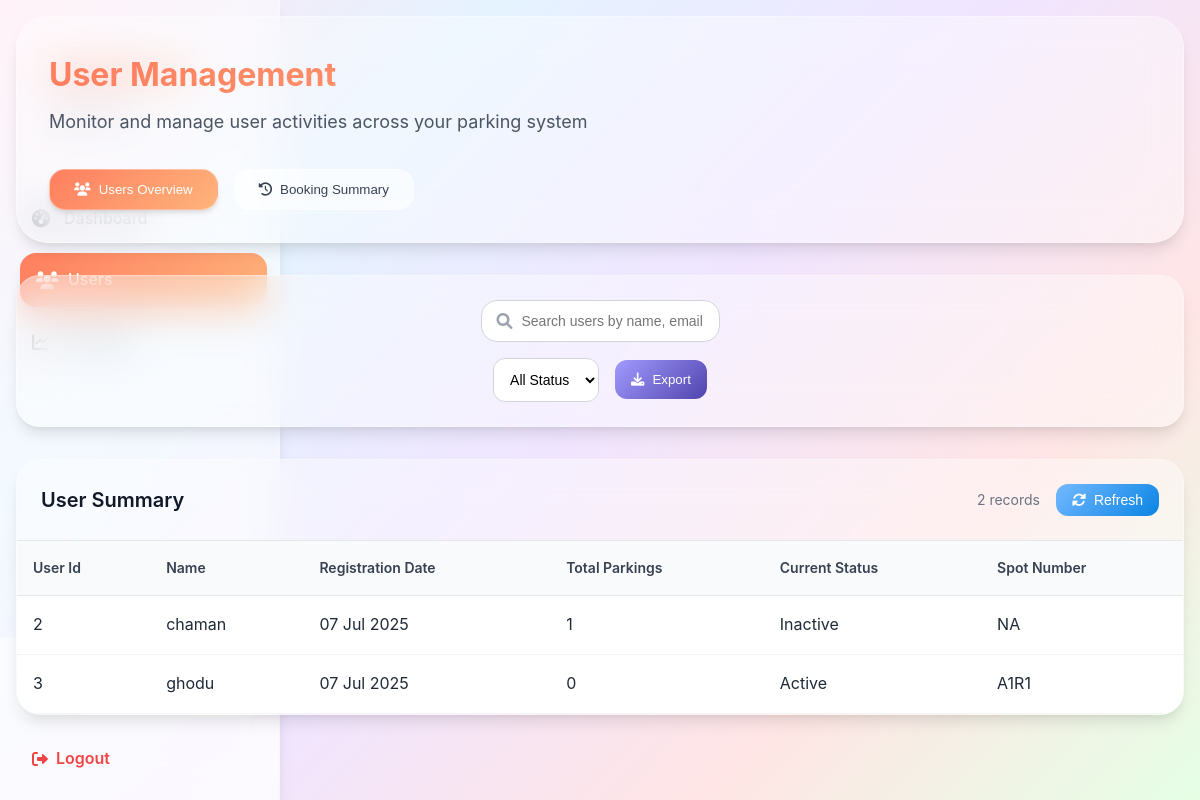
/users_summery (signed in), run on the app's committed database.
### models/user.py (models this page shows, shortened)
class User(db.Model):
    __tablename__ = 'users'
    id=db.Column(db.Integer,primary_key=True)
    username=db.Column(db.String(80),unique=True,nullable=False)
    password_hash=db.Column(db.String(128),nullable=False)
    full_name=db.Column(db.String(80),nullable=True)
    is_admin=db.Column(db.Boolean,default=False)
    wallet_balance=db.Column(db.Float,default=0.00)
    total_parkings=db.Column(db.Integer,default=0)
    registration_date=db.Column(db.DateTime,default=db.func.current_timestamp())

### models/booking.py (models this page shows)
class Booking(db.Model):
    __tablename__ = 'bookings'
    id = db.Column(db.Integer , primary_key=True)
    user_id = db.Column(db.Integer , db.ForeignKey('users.id') ,nullable=False)
    vehicle_id = db.Column(db.Integer ,db.ForeignKey('vehicles.id') , nullable=False )
    lot_id = db.Column(db.Integer , db.ForeignKey('parking_lots.id') , nullable=False)
    spot_id = db.Column(db.Integer , db.ForeignKey('parking_spots.id') , nullable=False)
    duration = db.Column(db.Integer , default=1)
    date = db.Column(db.Date, default=datetime.utcnow().date)
    start_time = db.Column(db.DateTime , nullable=False)
    amount = db.Column(db.Float , default=0.0)
    booking_id = db.Column(db.String(50), unique=True, nullable=False)

### models/parking_spot.py (models this page shows, shortened)
class ParkingSpot(db.Model):
    __tablename__ = 'parking_spots'
    id=db.Column(db.Integer, primary_key=True)
    lot_id=db.Column(db.Integer, db.ForeignKey('parking_lots.id'), nullable=False)
    spot_number=db.Column(db.String(50), nullable=False)
    is_ev_spot=db.Column(db.Boolean, default=False)
    status=db.Column(db.String(50), default='available')

### routes/admin.py (the view)
@admin_bp.route('/users_summery')
@login_required
@admin_required
def users_summery():
    user=User.query.get(session.get('user_id'))
    users= User.query.all()
    history= History.query.all()
    bookings=Booking.query.all()
    spots=ParkingSpot.query.all()
    lots=ParkingLot.query.all()
    return render_template('users_summery.html',users=users,history=history,bookings=bookings,spots=spots,user=user,lots=lots)

### Templates/users_summery.html (shortened to what this page needs)
{% extends "base.html" %}
{% block style %}
<link rel="stylesheet" href="{{url_for('static',filename='css/base.css')}}">
<link rel="stylesheet" href="{{url_for('static',filename='css/user_summery.css')}}">
<link rel="stylesheet" href="https://cdnjs.cloudflare.com/ajax/libs/font-awesome/6.0.0/css/all.min.css">
{% endblock %}
{% block content %}
{% include "admin_sidebar.html" %}
<div class="content">
    <div class="page-header bg">
        <div class="header-content">
            <h1>User Management</h1>
            <p>Monitor and manage user activities across your parking system</p>
        </div>
        <div class="tab-navigation">
            <button class="tab-btn active" id="users-tab" onclick="document.querySelector('.booking').style.display='none';
            document.querySelector('.users').style.display='block';
            document.querySelector('#booking-tab').classList.remove('active');
            document.querySelector('#users-tab').classList.add('active');">
                <i class="fas fa-users"></i>
                <span>Users Overview</span>
            </button>
            <button class="tab-btn" id="booking-tab" onclick="document.querySelector('.booking').style.display='block';
            document.querySelector('.users').style.display='none';
            document.querySelector('#booking-tab').classList.add('active');
            document.querySelector('#users-tab').classList.remove('active');">
                <i class="fas fa-history"></i>
                <span>Booking Summary</span>
            </button>
        </div>
    </div>
    <div class="users  ">
        <div class="search-section">
            <div class="search-container">
                <div class="search-box">
                    <i class="fas fa-search"></i>
                    <input type="text" id="userSearch" placeholder="Search users by name, email, or ID...">
                </div>
                <div class="filter-controls">
                    <select id="statusFilter" >
                        <option value="">All Status</option>
                    </select>
                    <button class="export-btn">
                        <i class="fas fa-download"></i>
                        Export
                    </button>
                </div>
            </div>
        </div>
        <div class="table-container">
            <div class="table-header">
                <h3>User Summary</h3>
                <div class="table-actions">
                    <span class="record-count">{{ users|length -1 }} records</span>
                    <button class="refresh-btn" onclick="location.reload()">
                        <i class="fas fa-sync-alt"></i>
                        Refresh
                    </button>
                </div>
            </div>
            <div class="table-wrapper">
                <table class="table">
                    <thead>
                        <tr>
                            <th>User Id</th>
                            <th>Name</th>
                            <th>Registration Date</th>
                            <th>Total Parkings</th>
                            <th>Current Status</th>
                            <th>Spot Number</th>
                        </tr>
                    </thead>
                    <tbody>
                        {% for user in users %}
                            {% if not user.is_admin %}
                                <tr class="row">
                                    <td>{{user.id}}</td>
                                    <td>{{ user.full_name }}</td>
                                    <td>{{ user.registration_date.strftime("%d %b %Y")}}</td>
                                    <td>{{ user.total_parkings  }}</td>
                                    {%for booking in bookings %}
                                        {% if booking.user_id == user.id %}
                                            <td>Active</td>
                                            {%for spot in spots%}
                                                {% if spot.id == booking.spot_id %}
                                                <td>{{spot.spot_number}}</td>
                                                {%endif%}
                                            {%endfor%}
                                        {% else %}
                                            <td>Inactive</td>
                                            <td>NA</td>
                                        {%endif%}
                                    {%endfor%}
                                </tr>
                            {% endif %}
                        {% endfor %}
                    </tbody>
                </table>
            </div>
        </div>
    </div>
</div>
{% endblock %}

### Static/css/base.css (style rules this page uses)
:root { --main-gradient: linear-gradient(135deg, #ff7e5f 0%, #feb47b 100%); --gradient-blue: linear-gradient(135deg, #74b9ff 0%, #0984e3 100%); --gradient-purple: linear-gradient(135deg, #a29bfe 0%, #5044ad 100%); --gradient-pink: linear-gradient(135deg, #fd79a8 0%, #ff47fc 100%); --gradient-green: linear-gradient(135deg, #00b894 0%, #55efc4 100%); --gradient-orange: linear-gradient(135deg, #e17055 0%, #fdcb6e 100%); --gradient-red: linear-gradient(135deg, #e17055 0%, #ff1100 100%); --bg-gradient-main: linear-gradient(135deg, #FFE5F1 0%, #E5F3FF 25%, #F0E5FF 50%, #FFE5E5 75%, #E5FFE5 100%); --bg-gradient-soft: linear-gradient(135deg, #ffeaa7 0%, #fab1a0 100%); --bg-gradient-cool: linear-gradient(135deg, #a8edea 0%, #fed6e3 100%); --white: #ffffff; --gray-50: #f9fafb; --gray-100: #f3f4f6; --gray-200: #e5e7eb; --gray-300: #d1d5db; --gray-400: #9ca3af; --gray-500: #6b7280; --gray-600: #4b5563; --gray-700: #374151; --gray-800: #1f2937; --gray-900: #111827; --shadow-sm: 0 1px 2px 0 rgba(0, 0, 0, 0.05); --shadow: 0 1px 3px 0 rgba(0, 0, 0, 0.1), 0 1px 2px 0 rgba(0, 0, 0, 0.06); --shadow-md: 0 4px 6px -1px rgba(0, 0, 0, 0.1), 0 2px 4px -1px rgba(0, 0, 0, 0.06); --shadow-lg: 0 10px 15px -3px rgba(0, 0, 0, 0.1), 0 4px 6px -2px rgba(0, 0, 0, 0.05); --shadow-xl: 0 20px 25px -5px rgba(0, 0, 0, 0.1), 0 10px 10px -5px rgba(0, 0, 0, 0.04); --shadow-2xl: 0 20px 25px -5px rgba(0, 0, 0, 0.208), 0 10px 10px -5px rgba(0, 0, 0, 0.04); --radius-sm: 0.375rem; --radius: 0.5rem; --radius-md: 0.75rem; --radius-lg: 1rem; --radius-xl: 1.5rem; --radius-2xl: 2rem; --available-color: #10b981; --occupied-color: #ef4444; --ev-color: #8b5cf6; --transition: all 0.3s cubic-bezier(0.4, 0, 0.2, 1); }
* { margin: 0; padding: 0; box-sizing: border-box; }
body { font-family: 'Inter', sans-serif; background: var(--bg-gradient-main); color: var(--gray-800); line-height: 1.6; height: 100%; }
.bg { background: rgba(255, 255, 255, 0.4); backdrop-filter: blur(20px); border-radius: var(--radius-2xl); box-shadow: var(--shadow-lg); border: 1px solid rgba(255, 255, 255, 0.3); }
.search-container { display: flex; justify-content: space-between; align-items: center; gap: 1rem; }
.search-box { position: relative; flex: 1; max-width: 400px; }
.search-box i { position: absolute; left: 1rem; top: 50%; transform: translateY(-50%); color: var(--gray-400); }
.search-box input { width: 100%; padding: 0.75rem 1rem 0.75rem 2.5rem; border: 1px solid var(--gray-300); border-radius: var(--radius-lg); font-size: 0.875rem; background: var(--white); transition: var(--transition); }
.filter-controls { display: flex; gap: 1rem; align-items: center; }
.filter-controls select, .filter-controls input[type="date"] { padding: 0.75rem; border: 1px solid var(--gray-300); border-radius: var(--radius-md); background: var(--white); font-size: 0.875rem; transition: var(--transition); }

### data on the page
User: id "2", full_name "chaman", registration_date "07 Jul 2025", total_parkings "1"
Booking: shows "Inactive"
User: id "3", full_name "ghodu", registration_date "07 Jul 2025", total_parkings "0"
ParkingSpot: spot_number "A1R1"

### other printed values
{{ users|length -1 }} "2"
